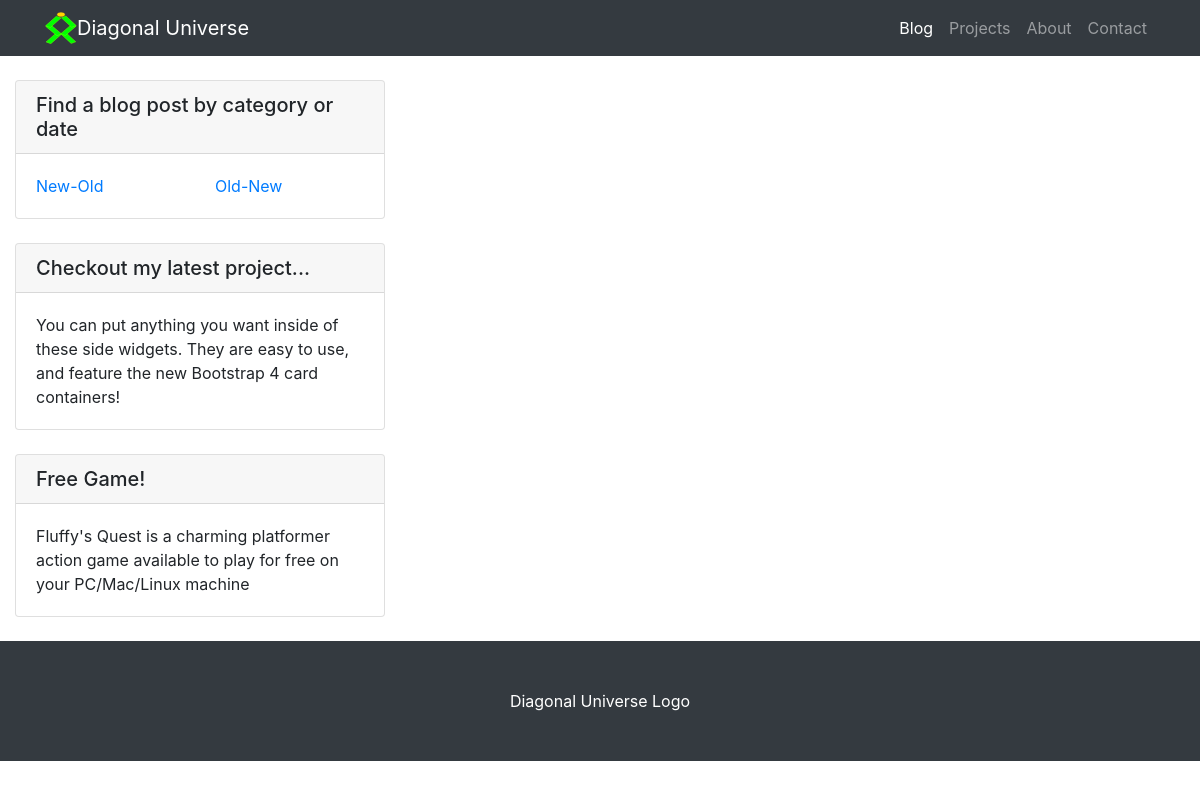
Before: /projects with the older database file.
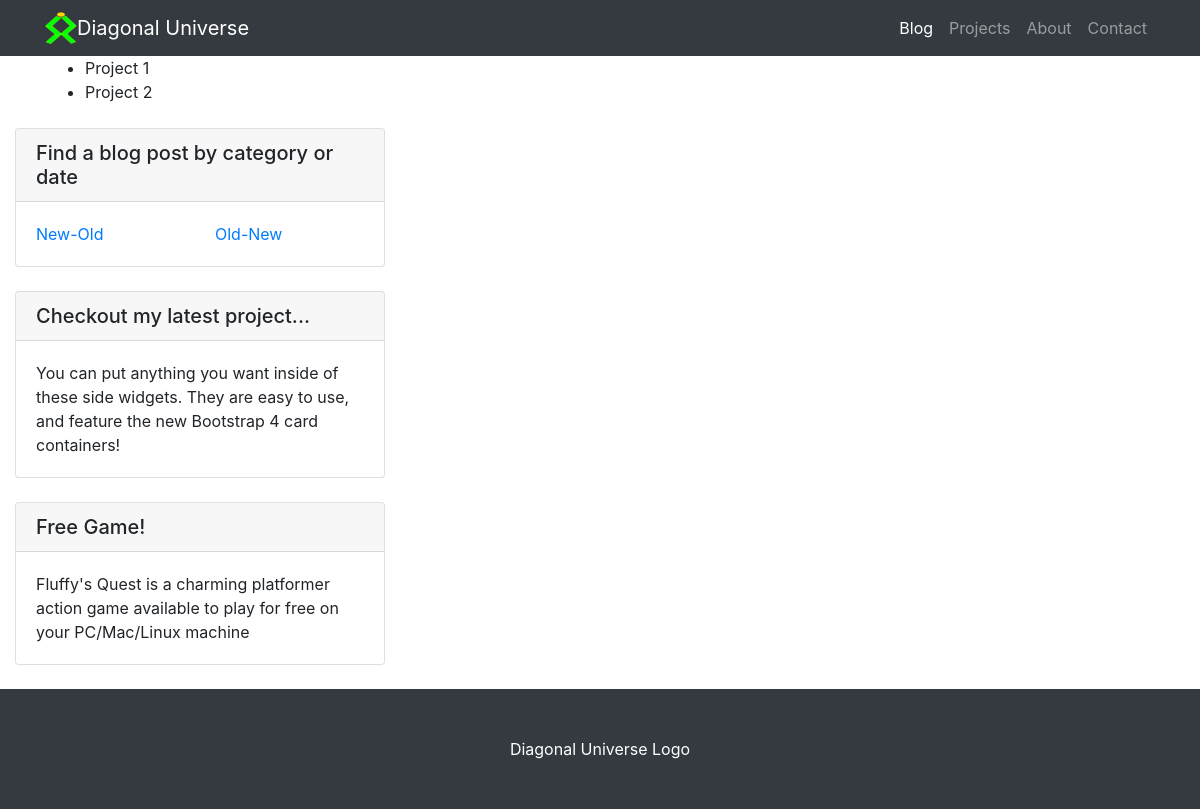
After: the same page with the newer database file.
### projects/models.py (models this page shows)
class Project(models.Model):
    projectName = models.CharField(max_length=100, default="No title")
    shortDescription = models.TextField(max_length=300, default="No short description")
    longDescription = models.TextField(max_length=300, default="No short description")
    date = models.DateField(default=datetime.now)
    link = models.CharField(max_length=100, default="No link given")
    pic1 = models.CharField(max_length=100, default="No image")
    pic1Description = models.CharField(max_length=100, default="Description of picture")
    pic2 = models.CharField(max_length=100, default="No image")
    pic2Description = models.CharField(max_length=100, default="Description of picture")
    pic3 = models.CharField(max_length=100, default="No image")
    pic3Description = models.CharField(max_length=100, default="Description of picture")

### projects/views.py (the view)
# urls.py: path("", views.project_list, name="project_list"),
def project_list(request):
    projects = Project.objects.all()
    return render(request, "projects/project_list.html", {'projects': projects})

### projects/templates/projects/project_list.html (shortened to what this page needs)
{% extends 'base.html' %}
{% block project_list %}
<div class="container">
    <ul>
        {% for project in projects %}
        <li>{{project.projectName}}</li>
        {% endfor %}
    </ul>
</div>
{% endblock %}

### templates/base.html (shortened to what this page needs)
<!DOCTYPE html>
<html lang="en">
<head>
  {% load static %}
  <link href="{% static 'vendor/bootstrap/css/bootstrap.min.css' %}" rel="stylesheet">
  <link href="{% static 'css/blog-post.css' %}" rel="stylesheet">
  <link href="{% static 'css/styles.css' %}" rel="stylesheet">
</head>
<body>
  {% block project_list %}
  {% endblock %}
  <nav class="navbar navbar-expand-lg navbar-dark bg-dark fixed-top">
    <div class="container">
      <img src="{% static 'icon.svg' %}" alt="" height="32" width="32" />
      <a class="navbar-brand" href="{% url 'index' %}">Diagonal Universe</a>
      <div class="collapse navbar-collapse" id="navbarResponsive">
        <ul class="navbar-nav ml-auto">
          <li class="nav-item active">
            <a class="nav-link" href="{% url 'index' %}">Blog
            </a>
          </li>
          <li class="nav-item">
            <a class="nav-link" href="{% url 'project_list' %}">Projects</a>
          </li>
          <li class="nav-item">
            <a class="nav-link" href="{% url 'about' %}">About</a>
          </li>
          <li class="nav-item">
            <a class="nav-link" href="{% url 'contact' %}">Contact</a>
          </li>
        </ul>
      </div>
    </div>
  </nav>
  <div class="col-md-4">
    <div class="card my-4">
      <h5 class="card-header">Find a blog post by category or date</h5>
      <div class="card-body">
        <div class="row">
          <div class="col-lg-6">
            <ul class="list-unstyled mb-0">
              <li><a href="#">New-Old</a></li>
            </ul>
          </div>
          <div class="col-lg-6">
            <ul class="list-unstyled mb-0">
              <li><a href="#">Old-New</a></li>
            </ul>
          </div>
        </div>
      </div>
    </div>
    <div class="card my-4">
      <h5 class="card-header">Checkout my latest project...</h5>
      <div class="card-body">
        You can put anything you want inside of these side widgets. They are easy to use, and feature the new
        Bootstrap 4 card containers!
      </div>
    </div>
    <div class="card my-4">
      <h5 class="card-header">Free Game!</h5>
      <div class="card-body">
        Fluffy's Quest is a charming platformer action game available to play for free on your PC/Mac/Linux machine
      </div>
    </div>
  </div>
  <footer class="py-5 bg-dark">
    <div class="container">
      <p class="m-0 text-center text-white">Diagonal Universe Logo</p>
    </div>
  </footer>
</body>
</html>

### static/css/blog-post.css (style rules this page uses)
body { padding-top: 56px; }

Changed rows visible on the page:
added Project: projectName "Project 1"
added Project: projectName "Project 2"
